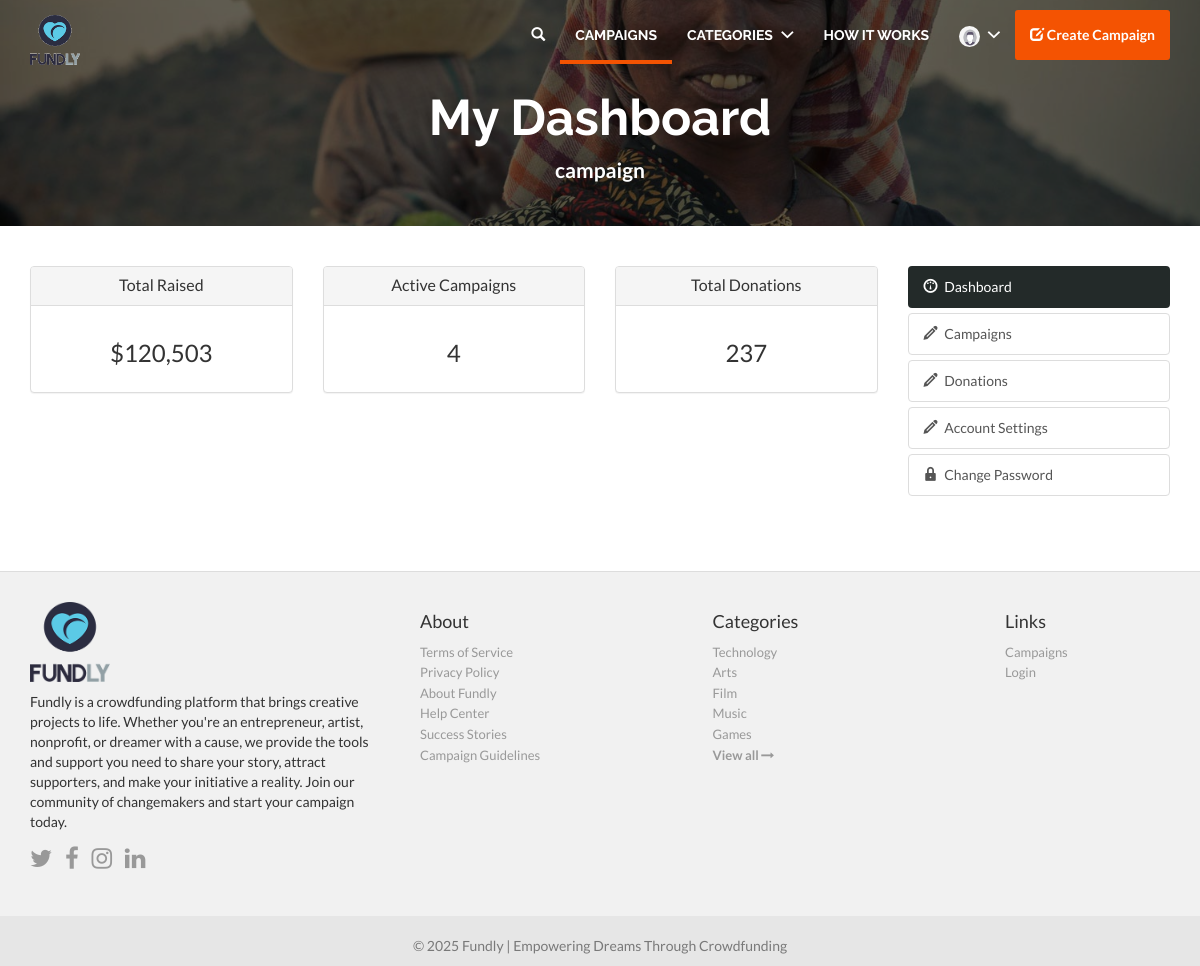
Page /dashboard/ (signed in) on the committed database.
### core/models.py (models this page shows, shortened)
class Category(models.Model):
    name = models.CharField(max_length=50, unique=True)
    slug = models.CharField(max_length=100, unique=True)
    image = models.ImageField(upload_to='categories', default="default.png")

### dashboard/views.py (the view)
# urls.py: path('', DashboardView.as_view(), name='home'),
class DashboardView(View):
    template_name = "dashboard/home.html"
    @method_decorator(login_required(login_url=reverse_lazy("accounts:login")))
    def dispatch(self, request, *args, **kwargs):
        return super().dispatch(self.request, *args, **kwargs)
    def get_context_data(self, **kwargs):
        user_campaigns = Campaign.objects.filter(user=self.request.user)
        context = {
            "active_campaigns": user_campaigns.filter(status="active").count(),
            "total_raised": Donation.objects.filter(
                campaign__user=self.request.user, approved=True
            ).aggregate(Sum("donation"))["donation__sum"]
            or 0,
            "total_donations": Donation.objects.filter(
                campaign__user=self.request.user, approved=True
            ).count(),
        }
        return context
    def get(self, request, *args, **kwargs):
        return render(request, self.template_name, self.get_context_data())

### core/context_processors.py (called while the page is built)
def categories(request):
    cats = Category.objects.prefetch_related("campaign_set").all()[:5]
    return {'categories': cats}

### templates/dashboard/home.html
{% extends 'base.html' %}
{% load humanize %}
{% load campaign_tags %}
{% block content %}
    <div class="jumbotron md index-header jumbotron_set jumbotron-cover">
        <div class="container wrap-jumbotron position-relative">
            <h2 class="title-site">My Dashboard</h2>
            <p class="subtitle-site">
                <strong>{{ total_campaigns }} campaign{{ total_campaigns|pluralize }}</strong>
            </p>
        </div>
    </div>
    <div class="container margin-bottom-40">
        <div class="row margin-bottom-30">
            <div class="col-md-3 col-sm-6">
                <div class="panel panel-default text-center">
                    <div class="panel-heading">
                        <h3 class="panel-title">Total Raised</h3>
                    </div>
                    <div class="panel-body">
                        <h3>${{ total_raised|intcomma }}</h3>
                    </div>
                </div>
            </div>
            <div class="col-md-3 col-sm-6">
                <div class="panel panel-default text-center">
                    <div class="panel-heading">
                        <h3 class="panel-title">Active Campaigns</h3>
                    </div>
                    <div class="panel-body">
                        <h3>{{ active_campaigns }}</h3>
                    </div>
                </div>
            </div>
            <div class="col-md-3 col-sm-6">
                <div class="panel panel-default text-center">
                    <div class="panel-heading">
                        <h3 class="panel-title">Total Donations</h3>
                    </div>
                    <div class="panel-body">
                        <h3>{{ total_donations }}</h3>
                    </div>
                </div>
            </div>
            <div class="col-md-3">
                {% include 'includes/navbar-edit.html' %}
            </div>
        </div>
    </div>
{% endblock %}

### templates/includes/footer.html
{% load static %}
<footer class="footer-main">
    <div class="container">
        <div class="row">
            <div class="col-md-4">
                <a href="{% url 'core:home' %}">
                    <img src="{% static 'img/logo.png' %}" style="height: 80px; width: 80px"/>
                </a>
                <p class="margin-tp-xs">Fundly is a crowdfunding platform that brings creative projects to life.
                    Whether you're an entrepreneur, artist, nonprofit, or dreamer with a cause, we provide the tools
                    and support you need to share your story, attract supporters, and make your initiative a reality.
                    Join our community of changemakers and start your campaign today.</p>
                <ul class="list-inline">
                    <li><a href="https://www.twitter.com/fundly" class="ico-social"><i class="fa fa-twitter"></i></a></li>
                    <li><a href="https://www.facebook.com/fundly" class="ico-social"><i class="fa fa-facebook"></i></a></li>
                    <li><a href="https://www.instagram.com/fundly" class="ico-social"><i class="fa fa-instagram"></i></a></li>
                    <li><a href="https://www.linkedin.com/company/fundly" class="ico-social"><i class="fa fa-linkedin"></i></a></li>
                </ul>
            </div>
            <div class="col-md-3 margin-tp-xs">
                <h4 class="margin-top-zero">About</h4>
                <ul class="list-unstyled">
                    <li><a class="link-footer" href="#">Terms of Service</a></li>
                    <li><a class="link-footer" href="#">Privacy Policy</a></li>
                    <li><a class="link-footer" href="#">About Fundly</a></li>
                    <li><a class="link-footer" href="#">Help Center</a></li>
                    <li><a class="link-footer" href="#">Success Stories</a></li>
                    <li><a class="link-footer" href="#">Campaign Guidelines</a></li>
                </ul>
            </div>
            <div class="col-md-3 margin-tp-xs">
                <h4 class="margin-top-zero">Categories</h4>
                <ul class="list-unstyled">
                    {% for category in categories %}
                        <li><a class="link-footer" href="{% url 'core:campaigns-by-category' category.id %}">{{ category.name }}</a></li>
                    {% endfor %}
                    <li><a class="link-footer" href="{% url 'core:categories' %}">
                        <strong>View all <i class="fa fa-long-arrow-right"></i></strong>
                    </a></li>
                </ul>
            </div>
            <div class="col-md-2 margin-tp-xs">
                <h4 class="margin-top-zero">Links</h4>
                <ul class="list-unstyled">
                    <li>
                        <a class="link-footer" href="#">Campaigns</a>
                    </li>
                    <li>
                        <a class="link-footer" href="{% url 'accounts:login' %}">Login</a>
                    </li>
                </ul>
            </div>
        </div>
    </div>
</footer>
<footer class="subfooter">
    <div class="container">
        <div class="row">
            <div class="col-md-12 text-center padding-top-20">
                <p>&copy; {% now "Y" %} Fundly | Empowering Dreams Through Crowdfunding</p>
            </div>
        </div>
    </div>
</footer>

### static/css/main.css (style rules this page uses)
html, body { height: 100%; }
li { list-style:none; }
a, a:focus, a:active, select, button, button:active, button:focus, .btn:focus, .btn:active:focus, .btn.active:focus, .btn.focus, .btn:active.focus, .btn.active.focus, input { outline: none; }
body a { color: #f45302; }
.margin-top-zero { margin-top: 0 !important; }
.margin-bottom-30 { margin-bottom: 30px !important; }
.margin-bottom-40 { margin-bottom: 40px !important; }
.padding-top-20 { padding-top: 20px !important; }
body { font-family: "Lato", Helvetica, Arial, sans-serif; background-color: #FFF; }
.index-header { background: url('../img/header.jpg') no-repeat center center #D1D1D1; background-size: cover; position:relative; }
.link-footer { font-size: 13px; color: #999; }
.footer-main { width: 100%; background-color: #F1F1F1; padding: 30px 0; border-top: 1px solid #ddd; }
.subfooter { background-color: #e6e6e6; color: #797979; }
.margin-tp-xs { margin-top: 10px; }
.ico-social { font-size: 24px; color: #999; }
.position-relative { position: relative; }
@media (min-width: 768px) { .jumbotron.md { padding: 70px 0 25px; } }
.jumbotron_set { margin-bottom: 40px; }
@media screen and (min-width: 768px) { .jumbotron { padding: 150px 0; } }
h1.title-site, h2.title-site { font-family: "Raleway",Helvetica,Arial,sans-serif; color: #FFF; text-overflow: inherit; overflow: visible; white-space: normal; font-weight: bold; margin-top: 20px !important; text-align: center; }
h2.title-site { font-size: 50px; }
.subtitle-site { color: #FFF; text-align: center; }
.jumbotron-cover:before { content: ''; position: absolute; width: 100%; height: 100%; background: rgba(5,5,5,.6); left: 0; top: 0; }

### rows in the picture
Category: name "Technology"
Category: name "Arts"
Category: name "Film"
Category: name "Music"
Category: name "Games"

### other values in the picture
{{ total_raised|intcomma }} "120,503"
{{ active_campaigns }} "4"
{{ total_donations }} "237"
